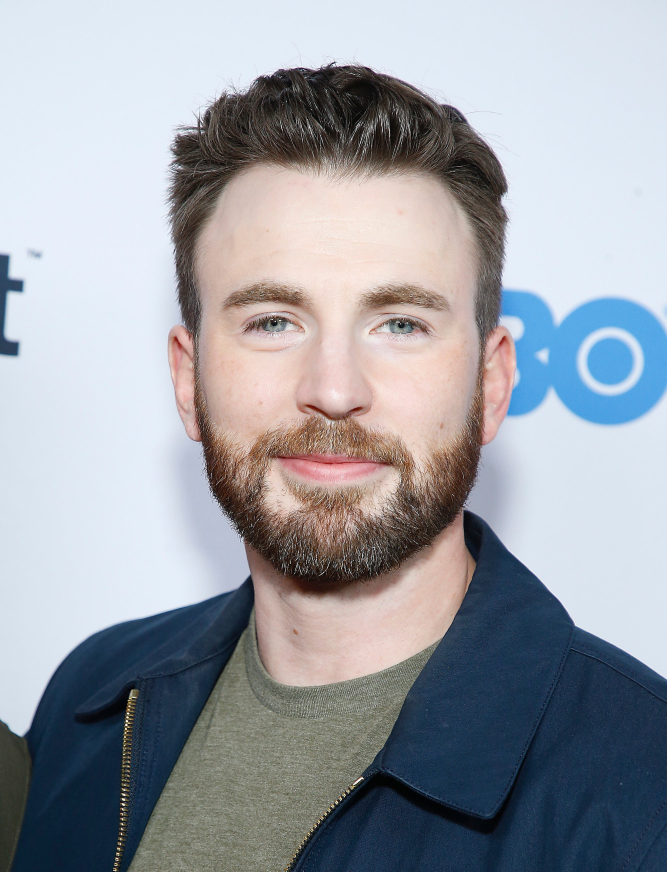
#> input picture Facial Landmark Detection/chris_evans.jpg, 2000 x 2615 px, found by its file name (shown at 1/3 size)
$ python face_lanmark.py
#> lines starting #> are read from the running program, lines starting #| are printed output that depends on the picture
import cv2

#path to image file
path = '/Users/kandagadlaashokkumar/Desktop/OPENCV-YOUTUBE/Facial Landmark Detection/chris_evans.jpg'
image = cv2.imread(path)
#> image is the input picture: shape (2615, 2000, 3); mean B, G, R 166.2, 159.1, 155.3
#the image is too large lets resize it
image = cv2.resize(image,(512,512))
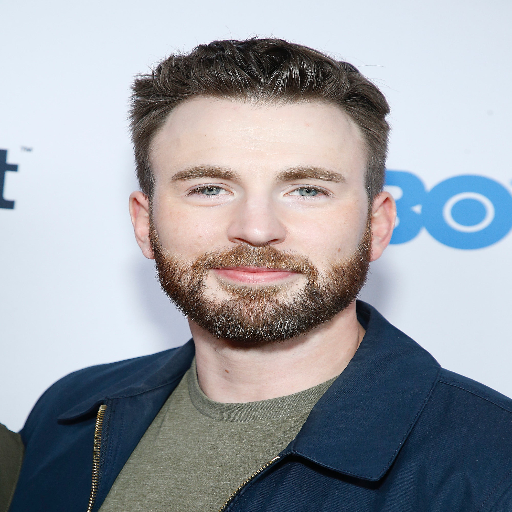
#> image: shape (512, 512, 3); mean B, G, R 166.1, 159, 155.2
image_gray = cv2.cvtColor(image, cv2.COLOR_BGR2GRAY)
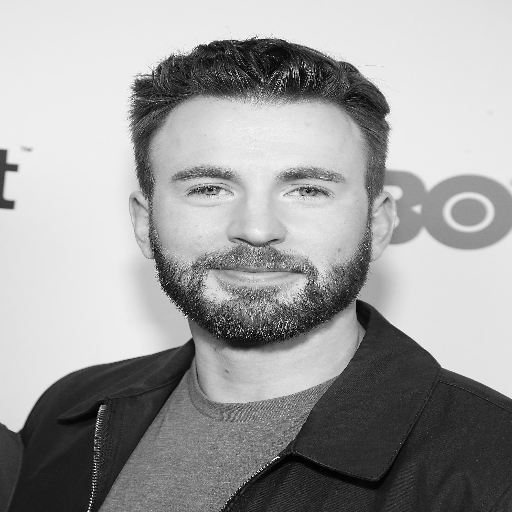
#> image_gray: shape (512, 512); min 1, max 254, mean 158.7
#lets import harcascade frontal face file
harcascade = '/Users/kandagadlaashokkumar/Desktop/OPENCV-YOUTUBE/Facial Landmark Detection/haarcascade_frontalface_default.xml'
detector = cv2.CascadeClassifier(harcascade)
faces = detector.detectMultiScale(image_gray)
#> faces = [[128, 88, 254, 254]]
#let's load LBF model file
LBFmodel = '/Users/kandagadlaashokkumar/Desktop/OPENCV-YOUTUBE/Facial Landmark Detection/lbfmodel.yaml'
landmark_detector = cv2.face.createFacemarkLBF()
#> (the run stopped early here; a loop or call above may not have finished)
